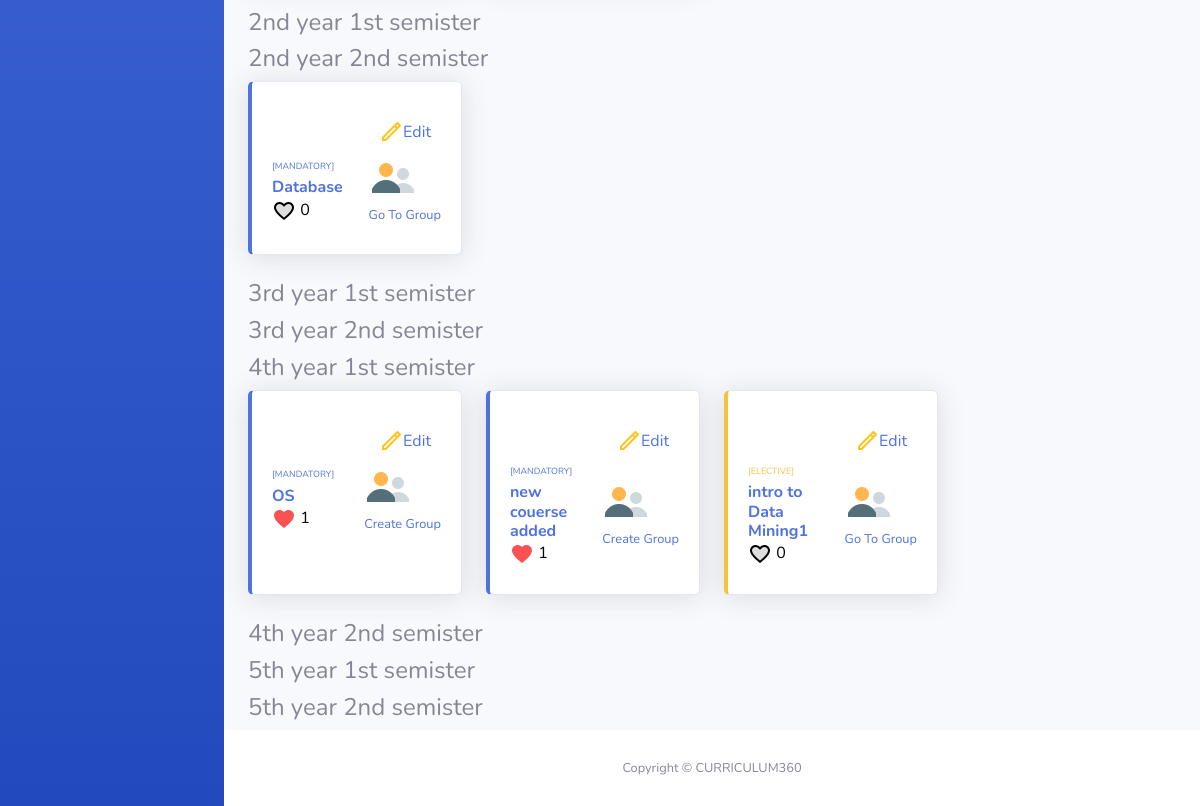
The app's page /allcourse/ (signed in, lower part), older data.
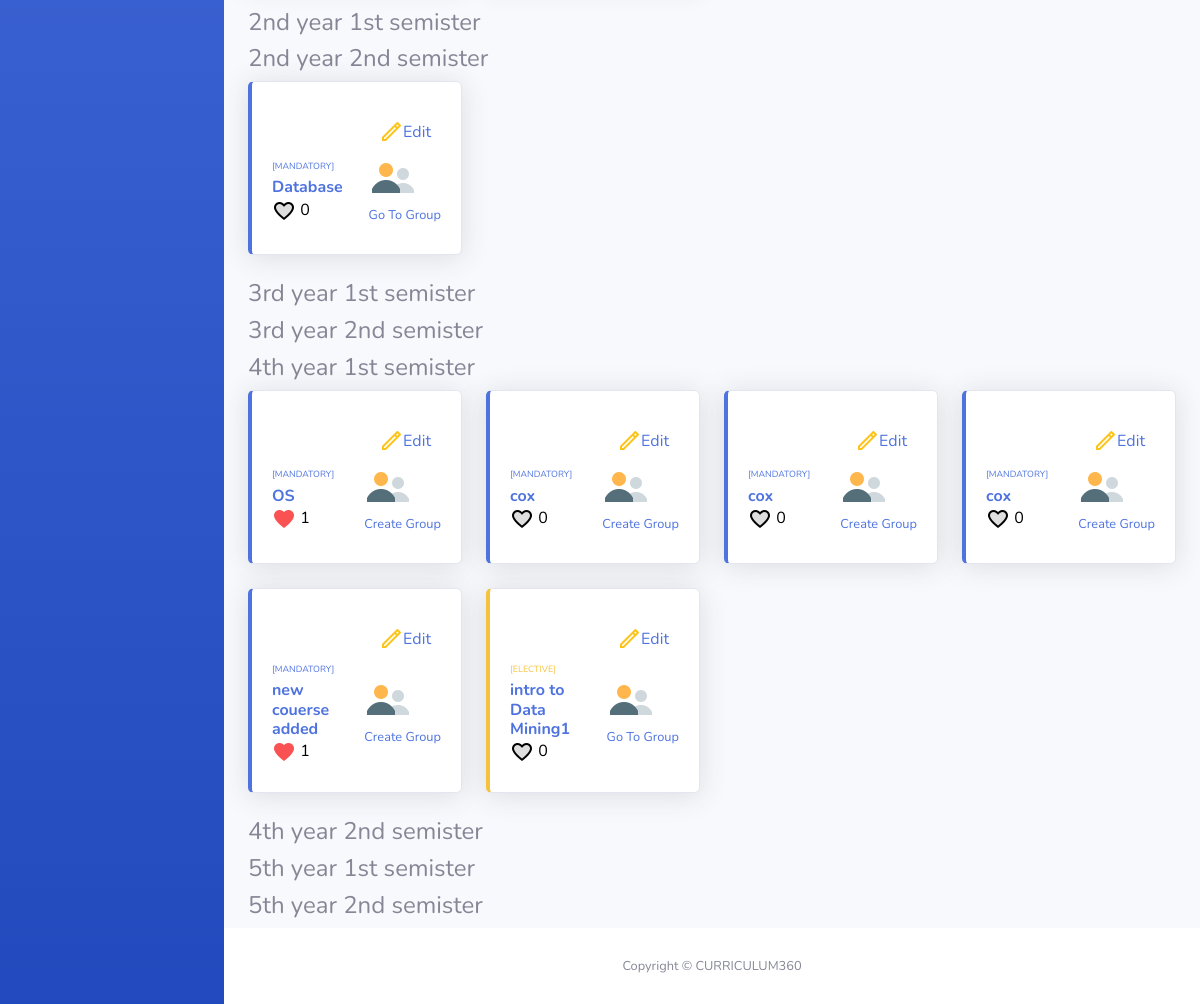
The same page, newer data.
### curriculum/models.py (models this page shows)
class semister(models.Model):
    year1 = '1st year'
    year2 = '2nd year'
    year3 = '3rd year'
    year4 = '4th year'
    year5 = '5th year'
    yearOptions= [
        (year1 , '1st year'),
        (year2 , '2nd year'),
        (year3 , '3rd year'),
        (year4 , '4th year'),
        (year5 , '5th year'),
    ]
    year = models.CharField(
        max_length=50,
        choices=yearOptions,
        default=year1)
    sem1 = "1st semister"
    sem2 = '2nd semister'
    semisterChoice = [
        (sem1 , "1st semister"),
        (sem2 , '2nd semister'),
    ]
    semister_number = models.CharField(
        max_length=50,
        choices=semisterChoice,
        default = sem1)
    class Meta:
        ordering = ['year', 'semister_number']
        unique_together = ['year', 'semister_number']
    def __str__(self):
        return (self.year +' '+self.semister_number)

### resource/models.py (models this page shows, shortened)
class course(models.Model):
    name = models.CharField("Name", max_length=200)
    semister = models.ForeignKey(semister , on_delete=models.CASCADE, null=True)
    description =models.TextField()
    department = models.ManyToManyField(department)
    prerequest = models.CharField(max_length=200, null=True, default='None')
    crh = models.IntegerField()
    st1 = 'Applied'
    st2 = 'Engineering'
    stream_choice = [
        (st1 , 'Applied'),
        (st2, 'Engineering')
    ]
    couree_type1 = "Mandatory"
    course_type2 = 'Elective'
    course_type3 = 'Free-Elective'
    course_typechoice = [
        (couree_type1, "Mandatory"),
        (course_type2, 'Elective'),
        (course_type3, 'Free-Elective')
    ]
    course_type = models.CharField(max_length=200, choices=course_typechoice,default=couree_type1)
    class Meta:
        ordering = ["-course_type", "name"]

### resource/views.py (the view)
# urls.py: path('allcourse/', views.all_course, name='all_course'),
@login_required(login_url='login')
def all_course(request):
    courses = course.objects.all()
    page_user = request.user
    semisters = semister.objects.all()
    groups = group.objects.all()
    context = {
        'courses': courses,
        'page_user':page_user,
        'semisters': semisters,
        'groups': groups}
    return render(request, 'resource/allcourse.html', context)

### resource/custom_filters.py (called while the page is built)
@register.filter
def has_liked_course(course, user):
    return course.courselike_set.filter(user=user).exists()

### resource/custom_filters2.py (called while the page is built)
@register.filter
def first_matching_group(groups, course):
    for group in groups:
        if group.topic == course:
            return group
    return None

### resource/templates/resource/allcourse.html (shortened to what this page needs)
{% extends 'resource/index.html' %}
{% load static %}
{% load custom_filters %}
{% load custom_filters2 %}
{% block content %}
<div class="container-fluid">
    {% for semister in semisters %}
    <h4>{{semister}}</h4>
    <div class="row">
    {% for course in courses %}
    {% if course.semister == semister %}
    {% if page_user.department in course.department.all %}
    {% if course.course_type == "Mandatory" %}
    <div class="col-xl-3 col-md-6 mb-4">
        <div class="card border-left-primary shadow h-100 py-2">
            <div class="card-body">
                {% if page_user.is_superuser %}
                    <a class="d-flex justify-content-end" style="margin: 5px;padding: 5px;border-radius: 5px;" href="{% url 'edit_course' course_id=course.id %}"><img>Edit</a>
                    {% endif %}
                <div class="row no-gutters align-items-center">
                    <div class="col mr-2">
                        <div class="text-xs font-weight-bold text-primary text-uppercase mb-1">
                            <small>[{{course.course_type}}]</small></div>
                        <div class="h6 mb-0 font-weight-bold text-gray-800"> <a href="{% url 'course_detail' course_id=course.id %}">{{course.name}}</a>  </div>
                        {% if course|has_liked_course:request.user %}
                            <form method="POST" action="{% url 'like_course' course_id=course.id %}">
                                <button style="background: none; border: none; padding: 0px;" type="submit">
                                    <img>
                                    {% with like_count=course.courselike_set.count %}
                                        {{ like_count }}
                                    {% endwith %}
                                </button>
                            </form>
                        {% else %}
                        <form method="POST" action="{% url 'like_course' course_id=course.id %}">
                            <button style="background: none; border: none; padding: 0px;" type="submit">
                                <img>
                                {% with like_count=course.courselike_set.count %}
                                    {{ like_count }}
                                {% endwith %}
                            </button>
                        </form>
                        {% endif %}
                    </div>
                    <div class="col-auto">
                        <img>
                        {% with matching_group=groups|first_matching_group:course %}
                        {% if matching_group %}
                            <div><small><a id="link" href="{% url 'group_page' group_id=matching_group.id %}">Go To Group</a></small></div>
                        {% else %}
                            <div><small><a id="link" href="{% url 'create_group' course_id=course.id %}">Create Group</a></small></div>
                        {% endif %}
                        {% endwith %}
                    </div>
                </div>
            </div>
        </div>
    </div>
    {% elif course.course_type == "Elective" %}
                    <div class="col-xl-3 col-md-6 mb-4">
                        <div class="card border-left-warning shadow h-100 py-2">
                            <div class="card-body">
                                {% if page_user.is_superuser %}
                                <a class="d-flex justify-content-end" style="margin: 5px;padding: 5px;border-radius: 5px;" href="{% url 'edit_course' course_id=course.id %}"><img>Edit</a>
                                {% endif %}
                                <div class="row no-gutters align-items-center">
                                    <div class="col mr-2">
                                        <div class="text-xs font-weight-bold text-warning text-uppercase mb-1">
                                            <small>[{{course.course_type}}]</small></div>
                                        <div class="h6 mb-0 font-weight-bold text-gray-800"><a href="{% url 'course_detail' course_id=course.id %}">{{course.name}}</a></div>
                                        {% if course|has_liked_course:request.user %}
                                            <form method="POST" action="{% url 'like_course' course_id=course.id %}">
                                                {% csrf_token %}
                                                <button style="background: none; border: none; padding: 0px;" type="submit">
                                                    <img>
                                                    {% with like_count=course.courselike_set.count %}
                                                        {{ like_count }}
                                                    {% endwith %}
                                                </button>
                                            </form>
                                        {% else %}
                                        <form method="POST" action="{% url 'like_course' course_id=course.id %}">
                                            <button style="background: none; border: none; padding: 0px;" type="submit">
                                                <img>
                                                {% with like_count=course.courselike_set.count %}
                                                        {{ like_count }}
                                                    {% endwith %}
                                            </button>
                                        </form>
                                        {% endif %}
                                    </div>
                                    <div class="col-auto">
                                        <img>
                                        {% with matching_group=groups|first_matching_group:course %}
                                        {% if matching_group %}
                                            <div><small><a id="link" href="{% url 'group_page' group_id=matching_group.id %}">Go To Group</a></small></div>
                                        {% else %}
                                            <div><small><a id="link" href="{% url 'create_group' course_id=course.id %}">Create Group</a></small></div>
                                        {% endif %}
                                        {% endwith %}
                                    </div>
                                </div>
                            </div>
                        </div>
                    </div>
        {% endif %}
    {% endif %}
    {% endif %}
    {% endfor %}
</div>
    {% endfor %}
</div>
{% endblock content %}

### resource/templates/resource/index.html (shortened to what this page needs)
{% load static %}
{% load custom_filters %}
{% load custom_filters2 %}
<!DOCTYPE html>
<html lang="en">
<head>
    <link href="{% static 'resource/vendor/fontawesome-free/css/all.min.css' %}" rel="stylesheet" type="text/css">
    <link rel="stylesheet" href="{% static 'groupapp/css/sty.css' %}">
    <link href="{% static 'resource/css/sb-admin-2.min.css' %}" rel="stylesheet">
    <link rel="stylesheet" href="https://cdnjs.cloudflare.com/ajax/libs/twemoji/13.4.0/2/twemoji.min.css">
    <link rel="stylesheet" href="https://cdn.jsdelivr.net/npm/twemoji@13.0.2/dist/twemoji.min.css">
    <link rel="stylesheet" href="https://cdn.jsdelivr.net/npm/bootstrap-icons@1.7.2/font/bootstrap-icons.css">
</head>
<body id="page-top" >
    <div style="height: 100vh;" id="wrapper">
        <ul class="navbar-nav bg-gradient-primary sidebar sidebar-dark accordion" id="accordionSidebar">
        </ul>
        <div id="content-wrapper" class="d-flex flex-column">
            <div id="content">
{% block content %}{% endblock content %}
            </div>
            <footer class="sticky-footer bg-white">
                <div class="container my-auto">
                    <div class="copyright text-center my-auto">
                        <span>Copyright &copy; CURRICULUM360</span>
                    </div>
                </div>
            </footer>
        </div>
    </div>
</body>
</html>

### resource/templates/resource/index.html (style rules this page uses)
body { background-color: #88f9fa; }

Row changes from the older to the newer data that the page shows:
added course: course_type "MANDATORY", name "cox", courselike_set.count "0", shows "Create Group", shown under semister "4th year 1st semister"
added course: course_type "MANDATORY", name "cox", courselike_set.count "0", shows "Create Group", shown under semister "4th year 1st semister"
added course: course_type "MANDATORY", name "cox", courselike_set.count "0", shows "Create Group", shown under semister "4th year 1st semister"
